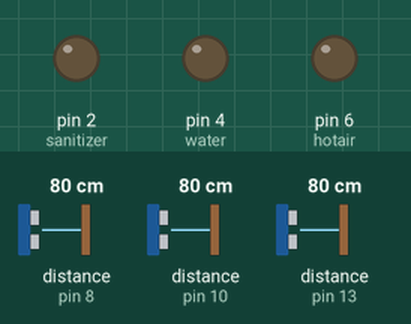
Bench run of a sketch on a simulated Arduino Uno, built with avr-gcc and run on an emulated ATmega328P. On the bench: output pins drawn as LEDs (lit = HIGH). Wiring (inferred from the names in the program): 3 × ultrasonic range finder: trigger pin 7, echo pin 8 / trigger pin 9, echo pin 10 / trigger pin 12, echo pin 13. The inputs (shaded band) are chosen by the test bench; at power-on: distance to the obstacle (sensors on pin 8, pin 10, pin 13) 80 cm. The echo pulse lasts 58.3 µs per cm; pins used as bus, display or sensor lines are not drawn.

Above: at 1.2 s.
1.3 s: distance to the obstacle (sensor on pin 8) set to 17 cm
2.8 s: distance to the obstacle (sensor on pin 8) set to 13 cm
At 3.1 s:
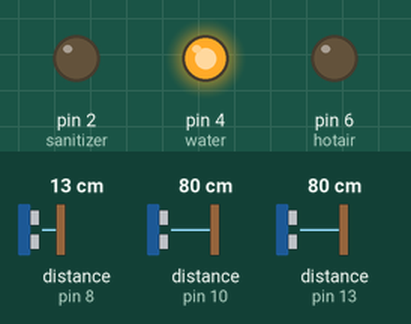
4.3 s: distance to the obstacle (sensor on pin 10) set to 18 cm
5.8 s: distance to the obstacle (sensor on pin 10) set to 14 cm
At 6.5 s:
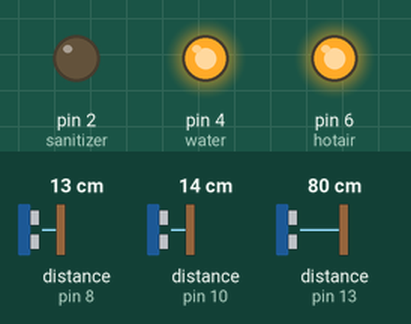
7.3 s: distance to the obstacle (sensor on pin 13) set to 18 cm
8.8 s: distance to the obstacle (sensor on pin 13) set to 14 cm
At 9.9 s:
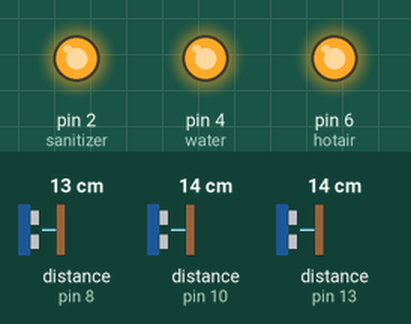
Timing chart, 0 to 11.3 s (numbered marks = the images above; inputs shaded):
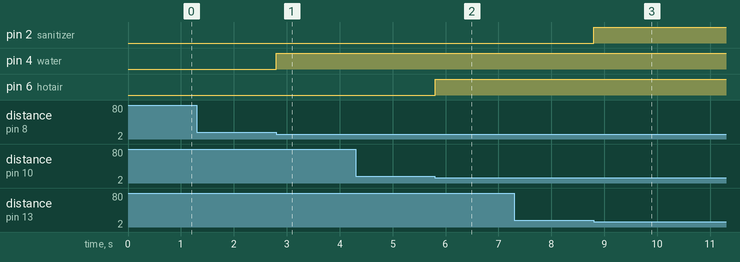

Measured:
- the behaviour switches between 16 and 15 cm on distance to the obstacle (sensor on pin 8) (found by bisection; images 0 and 1)
- the behaviour switches between 16 and 15 cm on distance to the obstacle (sensor on pin 10) (found by bisection; images 1 and 2)
- the behaviour switches between 16 and 15 cm on distance to the obstacle (sensor on pin 13) (found by bisection; images 2 and 3)
- after the input at 1.3 s, every drawn part: stays the same
- after the input at 2.8 s, pin 4 (water): LOW → HIGH at once
- after the input at 4.3 s, every drawn part: stays the same
- after the input at 5.8 s, pin 6 (hotair): LOW → HIGH at once
- after the input at 7.3 s, every drawn part: stays the same
- after the input at 8.8 s, pin 2 (sanitizer): LOW → HIGH at once

The sketch:

Hand_Wash_System.ino
```cpp
#define trigs 12
#define echos 13
#define sanitizer 2
#define trigw 7
#define echow 8
#define water 4
#define trigh 9
#define echoh 10
#define hotair 6

void setup() {
  pinMode(trigs,OUTPUT);
  pinMode(sanitizer,OUTPUT);
  pinMode(echos,INPUT);
  pinMode(trigw,OUTPUT);
  pinMode(water,OUTPUT);
  pinMode(echow,INPUT);
  pinMode(trigh,OUTPUT);
  pinMode(hotair,OUTPUT);
  pinMode(echoh,INPUT);


}

void loop() {
  digitalWrite(trigs,LOW);
  delayMicroseconds(2);
  digitalWrite(trigs,HIGH);
  delayMicroseconds(2);
  digitalWrite(trigs,LOW);

  long s=pulseIn(echos,HIGH);
  long cms=s/29/2;


  if(cms<15){

    digitalWrite(sanitizer,HIGH);

    }
    else{
      digitalWrite(sanitizer,LOW);
      }

  digitalWrite(trigw,LOW);
  delayMicroseconds(2);
  digitalWrite(trigw,HIGH);
  delayMicroseconds(2);
  digitalWrite(trigw,LOW);

  long w=pulseIn(echow,HIGH);
  long cmw=w/29/2;


  if(cmw<15){
    digitalWrite(water,HIGH);
    }
    else{
      digitalWrite(water,LOW);
      }

  digitalWrite(trigh,LOW);
  delayMicroseconds(2);
  digitalWrite(trigh,HIGH);
  delayMicroseconds(2);
  digitalWrite(trigh,LOW);

  long h=pulseIn(echoh,HIGH);
  long cmh=h/29/2;


  if(cmh<15){
    digitalWrite(hotair,HIGH);
    }
    else{
      digitalWrite(hotair,LOW);
      }
  }
```
